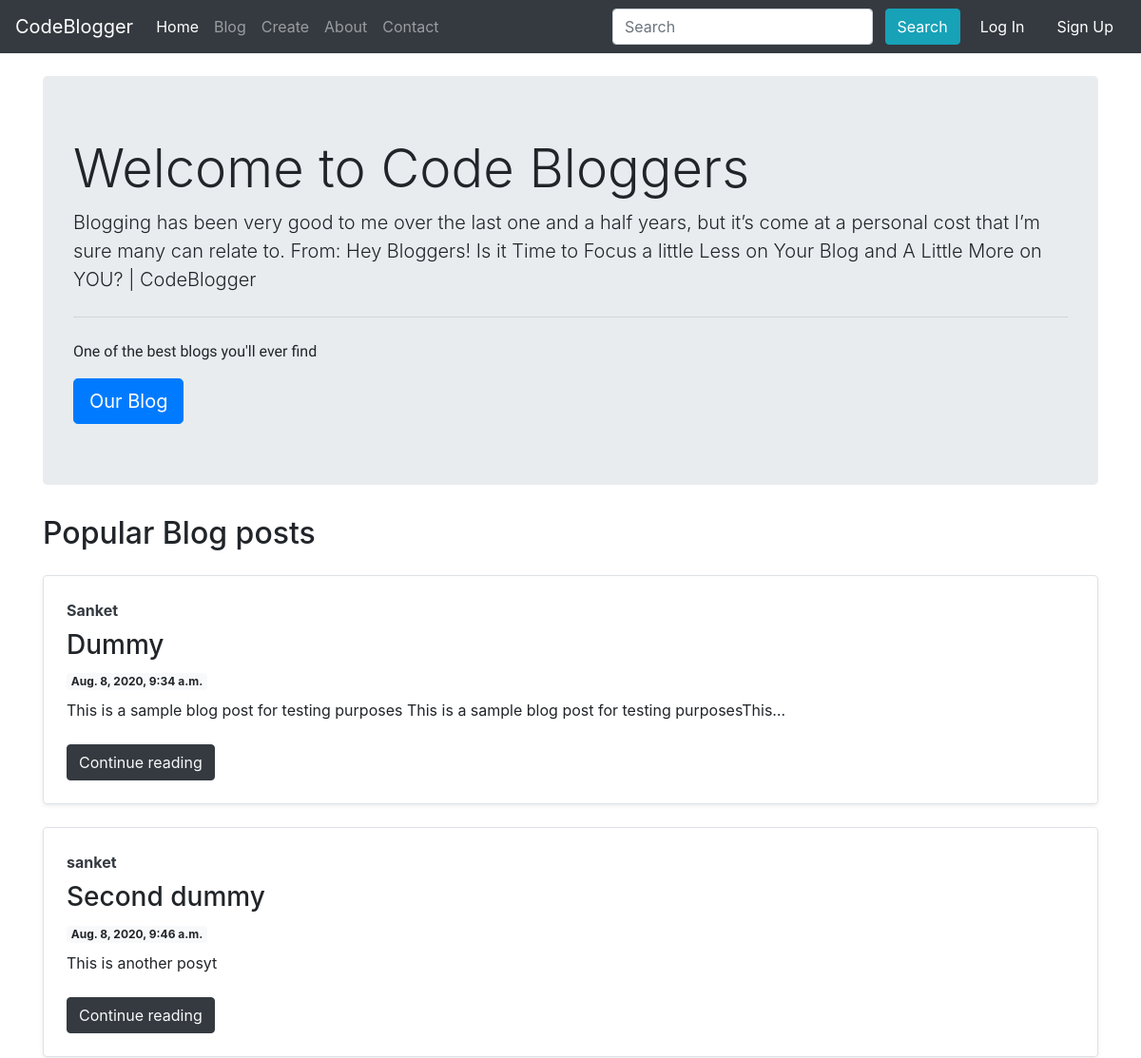
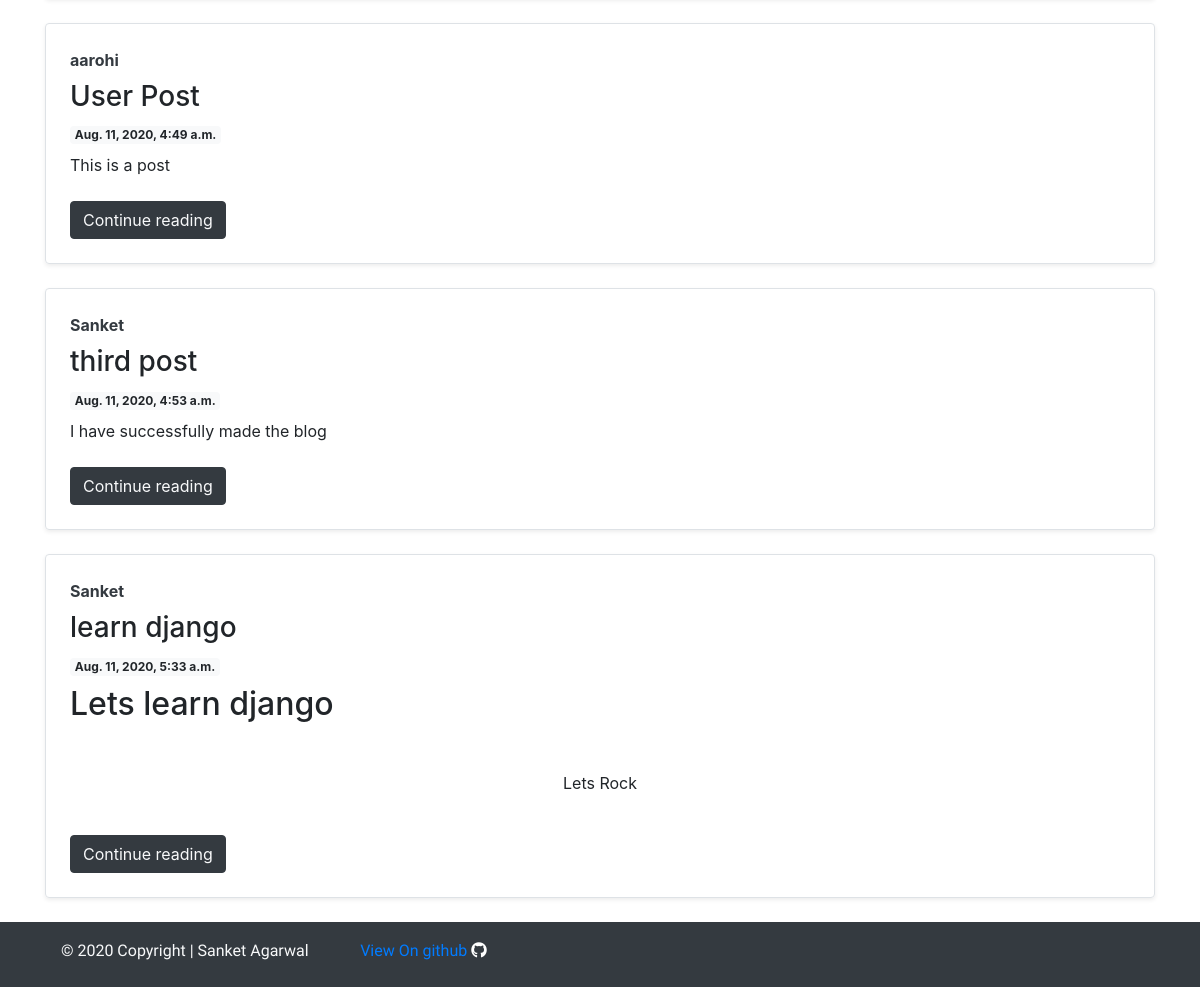
The page / on the database its author committed (2 pictures, top to bottom).
### blog/models.py (models this page shows, shortened)
class Post(models.Model):
    sno = models.AutoField(primary_key=True)
    title = models.CharField(max_length=255)
    content = models.TextField()
    author = models.CharField(max_length=50)
    slug = models.CharField(max_length=80)
    timeStamp = models.DateTimeField(default=now)

### home/views.py (the view)
# urls.py: 2. Add a URL to urlpatterns:  path('', views.home, name='home')
def home(request):
    allpost = Post.objects.all()
    allPosts = allpost.reverse()[0:5]
    params = {'allPosts' : allPosts}
    return render(request, 'home/home.html', params)

### templates/home/home.html (shortened to what this page needs)
{% extends 'base.html' %}
{% block homeactive %} active {% endblock homeactive %}
{% block body %}
<div class="container my-4">
<div class="jumbotron">
  <h1 class="display-4">Welcome to Code Bloggers</h1>
  <p class="lead">Blogging has been very good to me over the last one and a half years, but it’s come at a personal cost that I’m sure many can relate to.
    From: Hey Bloggers! Is it Time to Focus a little Less on Your Blog and A Little More on YOU? | CodeBlogger</p>
  <hr class="my-4" >
  <p style="font-family: 'Chilanka', cursive;">One of the best blogs you'll ever find</p>
  <a class="btn btn-primary btn-lg" href="/blog" role="button">Our Blog</a>
</div>
</div>
<div class="container">
    <h2 class="my-2">Popular Blog posts</h2>
    {% for post in allPosts %}
    <div class="row no-gutters border rounded overflow-hidden flex-md-row my-4 shadow-sm h-md-250 position-relative">
        <div class="col p-4 d-flex flex-column position-static">
          <strong class="d-inline-block mb-2 text-primary text-dark">{{post.author}}</strong>
          <h3 class="mb-0">{{post.title}}</h3>
          <div class="mb-1 text-muted my-2"><span class="badge badge-light">{{post.timeStamp}}</span></div>
          <p class="card-text mb-auto"><div class="preview">{{post.content|safe | truncatechars:100}}</div></p>
          <div class="mt-2">
            <button type="button"class="btn btn-dark" ><a class="text-light"href="/blog/{{post.slug}}">Continue reading</a></button>
          </div>
        </div>
      </div>
      {% endfor %}
</div>
{% endblock body %}

### rows shown on the page
Post: author "Sanket", title "Dummy", timeStamp "Aug. 8, 2020, 9:34 a.m.", content "This is a sample blog post for testing purposes This is a sample blog post for testing purposesThis…"
Post: author "sanket", title "Second dummy", timeStamp "Aug. 8, 2020, 9:46 a.m.", content "This is another posyt"
Post: author "aarohi", title "User Post", timeStamp "Aug. 11, 2020, 4:49 a.m.", content "This is a post"
Post: author "Sanket", title "third post", timeStamp "Aug. 11, 2020, 4:53 a.m.", content "I have successfully made the blog"
Post: author "Sanket", title "learn django", timeStamp "Aug. 11, 2020, 5:33 a.m.", content "Lets learn django Lets Rock"
